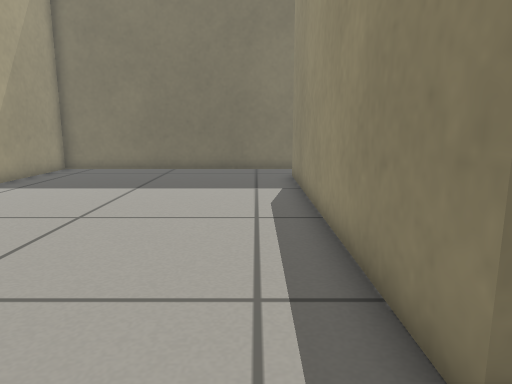
View 1 (above)

13 first-person views from a walk through a Gazebo world. The camera is 0.5 m above the floor, tilts 10° down and sees 70° across. The floor is counted in squares, 0.25 m on a side. Each view is taken from the middle of a square. On the plan, view 1 faces up. The plan holds only what a view shows up to about 19 squares ahead; the rest is blank.

View 2
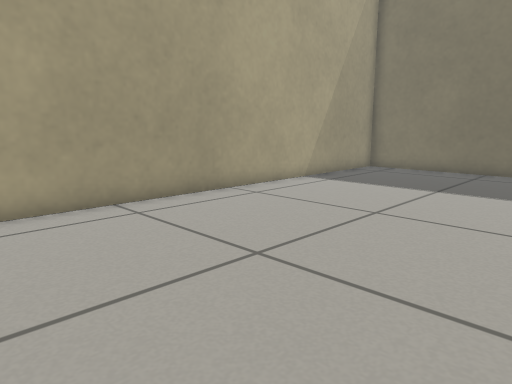

View 3
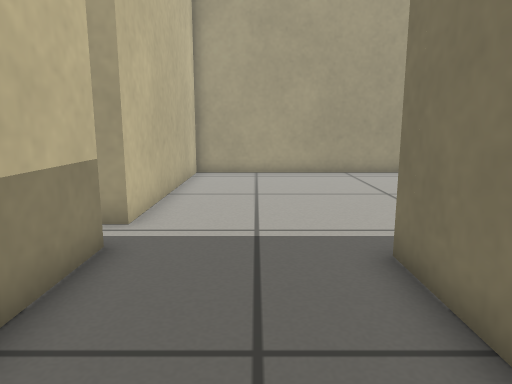

View 4
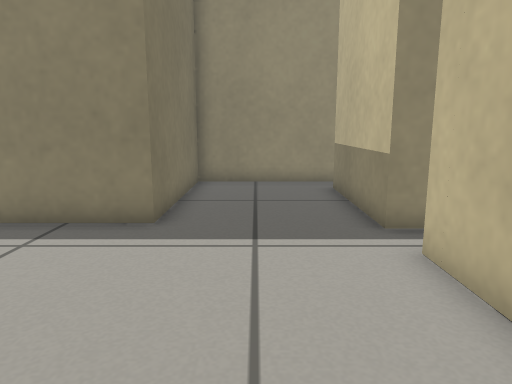

View 5
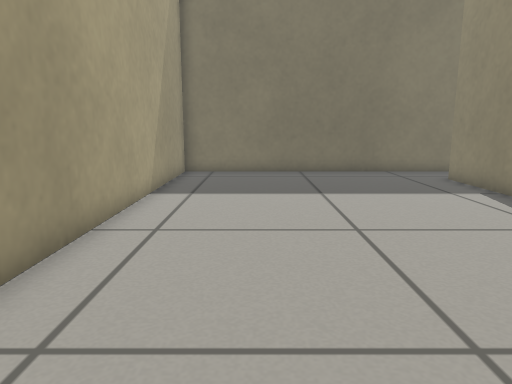

View 6
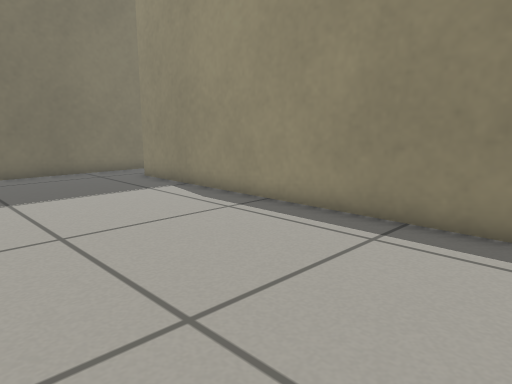

View 7
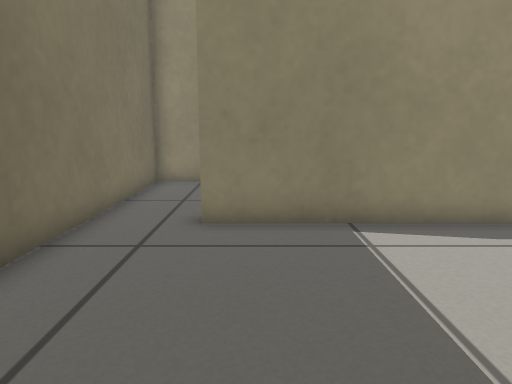

View 8
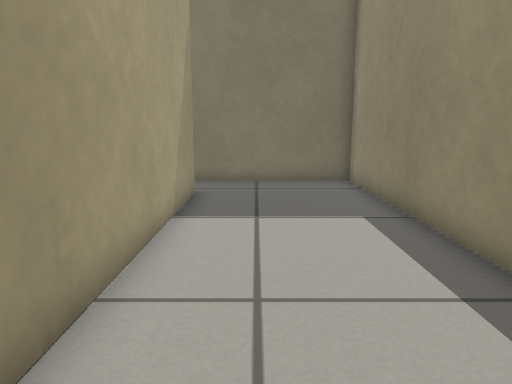

View 9
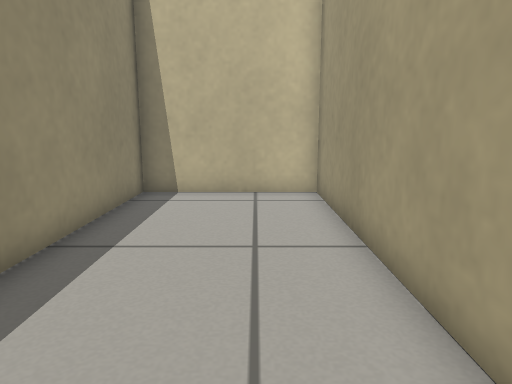

View 10
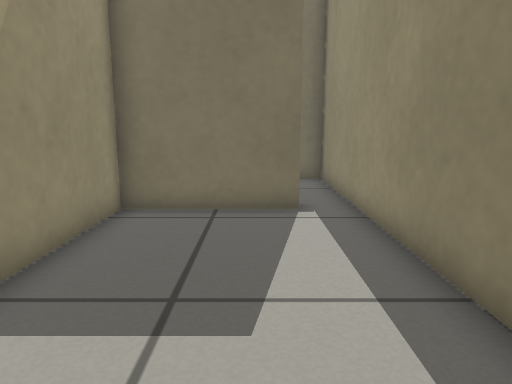

View 11
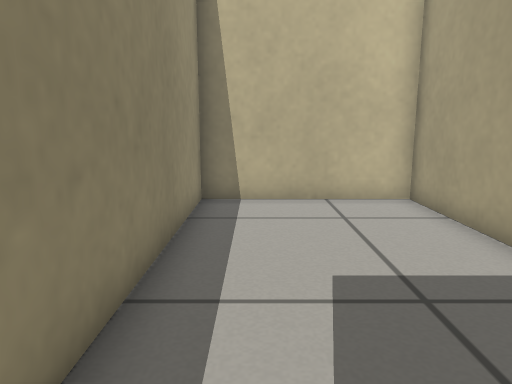

View 12
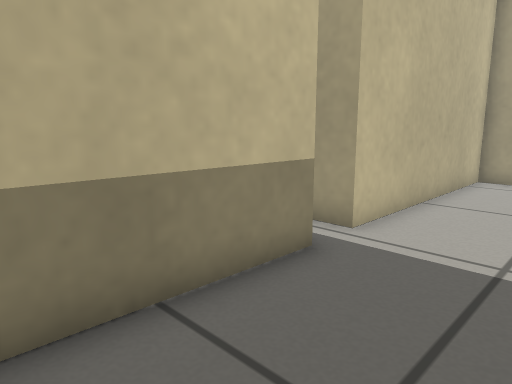

View 13
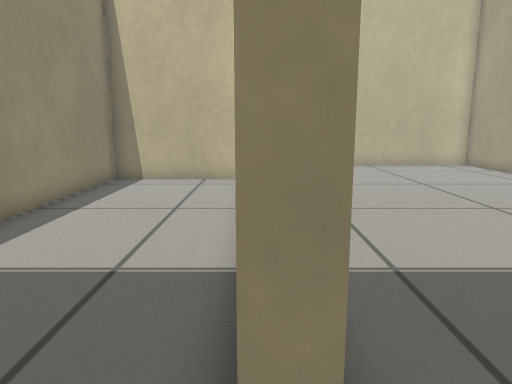

### Floor plan
Ten units are one square. View 1 is at (0, 0); x grows to the right and y downward. Boxes are objects, and circles mark ways between rooms. Rooms are numbered by the first view taken in them; rooms with no view inside come last. Other rooms are left out.
<svg viewBox="-98 -182 178 328">
<path fill="none" stroke="#000" d="M11 26 61 26M26 -177 -93 -177 -93 26 -4 26M75 35 75 -22 15 -22 15 -152M15 -152 21 -152M21 -152 21 -28 75 -28 75 -177 26 -177M17 100 17 141 75 141 75 35M61 32 17 32 17 75"/>
<circle cx="20" cy="-165" r="3" fill="#2a7"/>
<circle cx="70" cy="30" r="3" fill="#2a7"/>
<text x="-30" y="-70">1</text>
<text x="50" y="-110">2</text>
<text x="50" y="80">3</text>
</svg>
Room 1 opens to room 2. Room 1 opens to room 3.

Where each view was taken, in squares from view 1:
view 1: 0 up, 0 right, facing up
view 2: 0 up, 0 right, facing up-left
view 3: 0 up, 7 right, facing left
view 4: 0 up, 6 left, facing right
view 5: 1 up, 6 left, facing up
view 6: 1 up, 6 left, facing up-right
view 7: 14 up, 6 left, facing right
view 8: 4 up, 4 right, facing up
view 9: 14 up, 4 right, facing down
view 10: 12 down, 5 right, facing up
view 11: 4 down, 6 right, facing down
view 12: 1 up, 6 right, facing down-left
view 13: 17 up, 2 right, facing down
